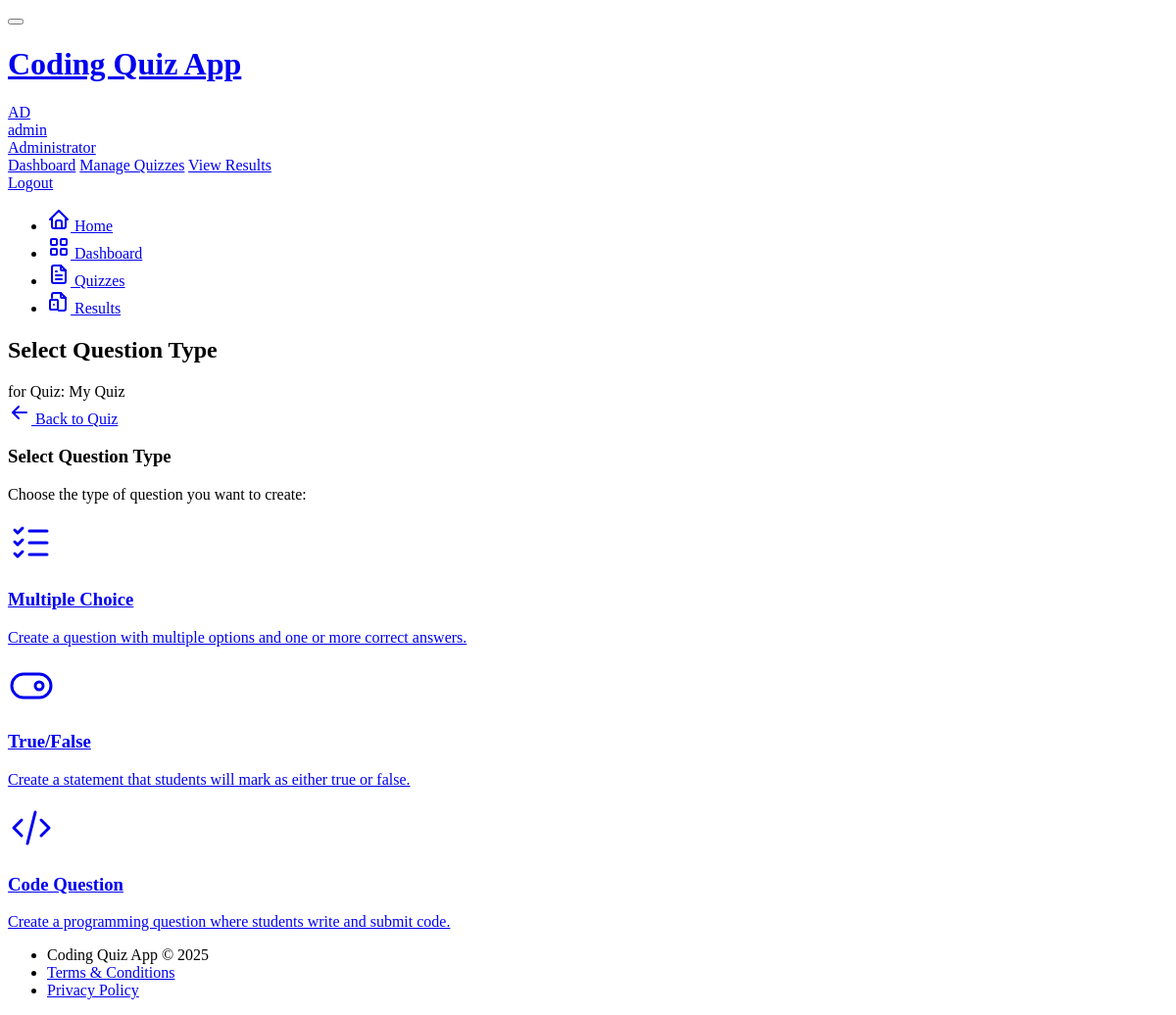
/admin/quizzes/1/questions/select-type (signed in), run on an earlier commit of the app's database.
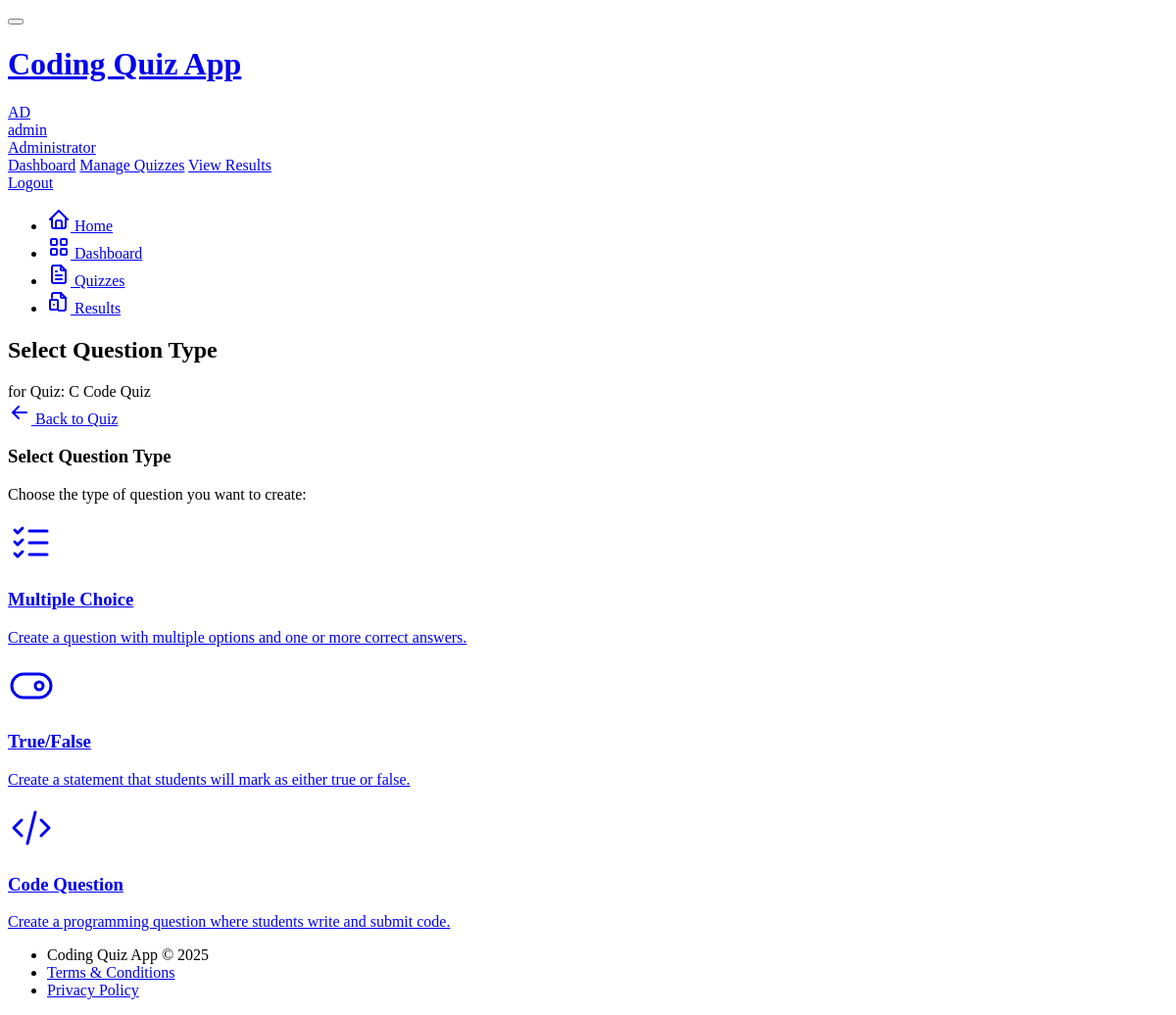
And on a later commit of the database.
### models.py (models this page shows, shortened)
class Quiz(db.Model):
    id = db.Column(db.Integer, primary_key=True)
    title = db.Column(db.String(100), nullable=False)
    description = db.Column(db.Text)
    is_active = db.Column(db.Boolean, default=True)
    time_limit = db.Column(db.Integer, default=30)  # minutes
    created_at = db.Column(db.DateTime, default=datetime.utcnow)
    updated_at = db.Column(db.DateTime, default=datetime.utcnow, onupdate=datetime.utcnow)
    author_id = db.Column(db.Integer, db.ForeignKey('user.id'))
    questions = db.relationship('Question', backref='quiz', lazy='dynamic', cascade='all, delete-orphan')
    submissions = db.relationship('Submission', backref='quiz', lazy='dynamic')

### app.py (the view)
    @login_required
    def decorated_view(*args, **kwargs):
        if not current_user.is_admin:
            abort(403)
        return func(*args, **kwargs)

### app.py (called while the page is built)
@login_manager.user_loader
def load_user(id):
    return User.query.get(int(id))

def admin_required(func):
    @login_required
    def decorated_view(*args, **kwargs):
        if not current_user.is_admin:
            abort(403)
        return func(*args, **kwargs)
    decorated_view.__name__ = func.__name__
    return decorated_view

@app.route('/admin/quizzes/<int:quiz_id>/questions/select-type', methods=['GET'])
@admin_required
def select_question_type(quiz_id):
    quiz = Quiz.query.get_or_404(quiz_id)
    if quiz.author_id != current_user.id:
        abort(403)
    return render_template('admin/question_type_selector.html', quiz=quiz, title='Select Question Type')

### templates/admin/question_type_selector.html (shortened to what this page needs)
{% extends "base.html" %}
{% block page_title %}
Select Question Type
{% endblock %}
{% block subtitle %}
for Quiz: {{ quiz.title }}
{% endblock %}
{% block page_actions %}
<a href="{{ url_for('edit_quiz', quiz_id=quiz.id) }}" class="btn btn-outline-primary">
    Back to Quiz
</a>
{% endblock %}
{% block content %}
<div class="row row-cards">
    <div class="col-md-10 offset-md-1">
        <div class="card">
            <div class="card-header">
                <h3 class="card-title">Select Question Type</h3>
            </div>
            <div class="card-body">
                <p class="text-muted">Choose the type of question you want to create:</p>
                <div class="row mt-4">
                    <div class="col-md-4">
                        <div class="card card-link card-link-pop">
                            <a href="{{ url_for('create_multiple_choice_question', quiz_id=quiz.id) }}" class="card-body text-center">
                                <h3 class="mt-2">Multiple Choice</h3>
                                <p class="text-muted">Create a question with multiple options and one or more correct answers.</p>
                            </a>
                        </div>
                    </div>
                    <div class="col-md-4">
                        <div class="card card-link card-link-pop">
                            <a href="{{ url_for('create_true_false_question', quiz_id=quiz.id) }}" class="card-body text-center">
                                <h3 class="mt-2">True/False</h3>
                                <p class="text-muted">Create a statement that students will mark as either true or false.</p>
                            </a>
                        </div>
                    </div>
                    <div class="col-md-4">
                        <div class="card card-link card-link-pop">
                            <a href="{{ url_for('create_code_question', quiz_id=quiz.id) }}" class="card-body text-center">
                                <h3 class="mt-2">Code Question</h3>
                                <p class="text-muted">Create a programming question where students write and submit code.</p>
                            </a>
                        </div>
                    </div>
                </div>
            </div>
        </div>
    </div>
</div>
{% endblock %}

What changed in the data, as far as the page shows it:
changed Quiz: title "My Quiz" → "C Code Quiz"
